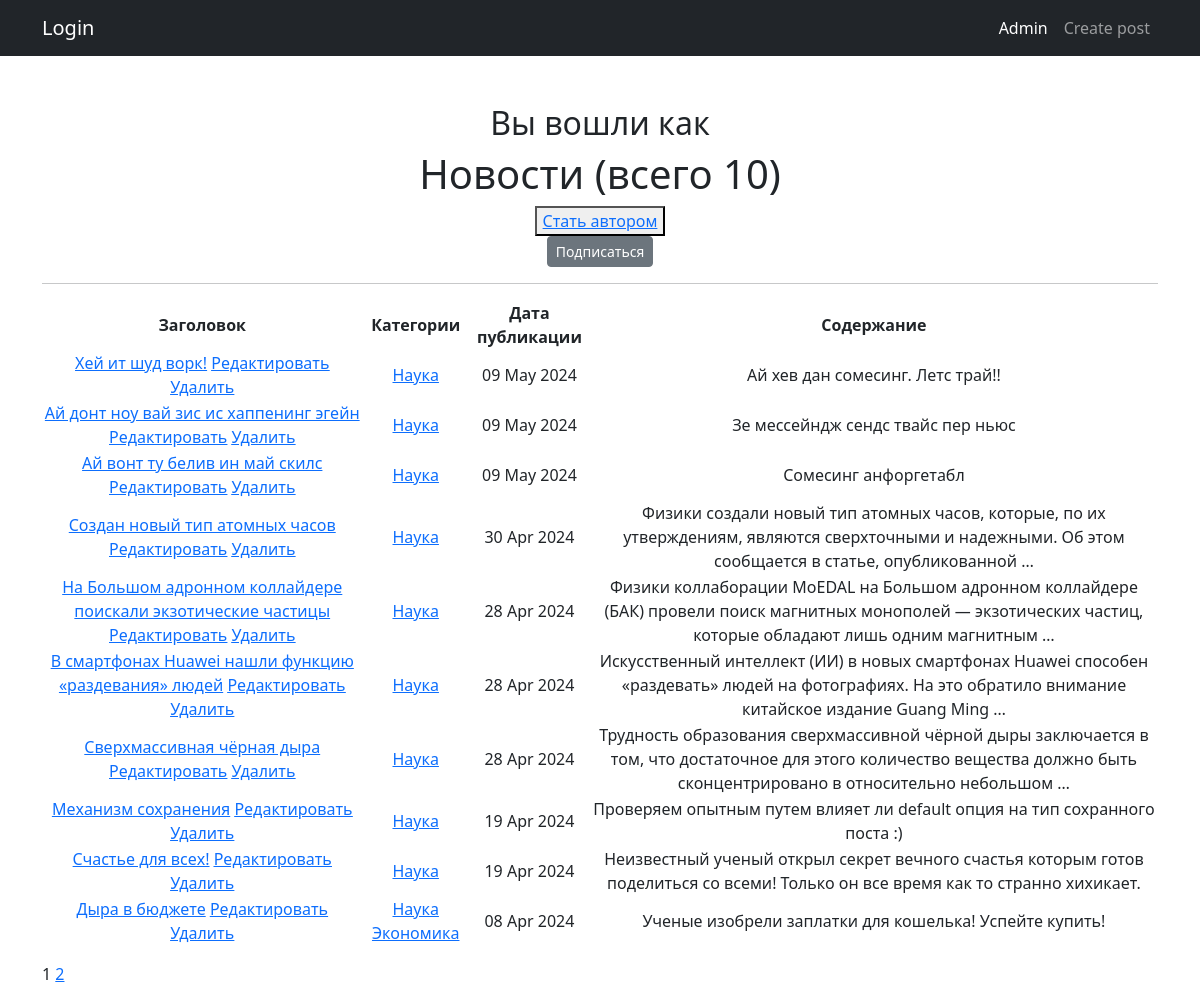
Screenshot of /news/categories/3 with the database file from the repository.
### news/models.py (models this page shows, shortened)
class Post(models.Model):
    article = 'AR'
    news = 'NE'
    POSITIONS = [
        (article, 'Статья'),
        (news, 'Новости'),
    ]
    author = models.ForeignKey(Author, on_delete=models.CASCADE)
    news_type = models.CharField(max_length=2, choices=POSITIONS, default=article)
    post_time = models.DateTimeField(auto_now_add=True)
    title = models.CharField(max_length=255)
    text = models.TextField()
    rating = models.IntegerField(default=0)
    category = models.ManyToManyField(Category, through='PostCategory')

class Category(models.Model):
    name = models.CharField(max_length=100, unique=True)
    subscribers = models.ManyToManyField(User, blank=True, related_name='categories')
    def __str__(self):
        return f'{self.name}'

### news/views.py (the view)
# urls.py: path('categories/<int:pk>', CategoryListView.as_view(), name='category_list'),
class CategoryListView(NewsList):
    model = Post
    template_name = 'category_list.html'
    context_object_name = 'category_news_list'
    def get_queryset(self):
        self.category = get_object_or_404(Category, id=self.kwargs['pk'])
        queryset = Post.objects.filter(category=self.category).order_by('-post_time')
        return queryset
    def get_context_data(self, **kwargs):
        context = super().get_context_data(**kwargs)
        context['is_not_subscriber'] = self.request.user not in self.category.subscribers.all()
        context['category'] = self.category
        return context

### news/templatetags/custom_tags.py (called while the page is built)
@register.simple_tag(takes_context=True)
def url_replace(context, **kwargs):
    d = context['request'].GET.copy()
    for k, v in kwargs.items():
        d[k] = v
    return d.urlencode()

### news/views.py (called while the page is built)
    def get_context_data(self, **kwargs):
        context = super().get_context_data(**kwargs)
        context['is_not_author'] = not self.request.user.groups.filter(name='authors').exists()
        return context

### templates/category_list.html (shortened to what this page needs)
{% extends 'flatpages/default.html' %}
{% load custom_filters %}
{% load custom_tags %}
{% block content %}
<h2>Вы вошли как {{ request.user.username }}</h2>
    <h1>Новости (всего {{ category_news_list|length }})</h1>
{% if is_not_author %}
    <button><a href="{% url 'upgrade' %}">Стать автором</a></button>
{% endif %}
{% if is_not_subscriber %}
<p class="text-center"><a href="{% url 'subscribe' category.id %}" class="btn btn-secondary btn-sm">Подписаться</a></p>
{% endif %}
    <hr>
{% if category_news_list %}
    <table>
        <tr>
            <td><b>Заголовок</b></td>
            <td><b>Категории</b></td>
            <td><b>Дата публикации</b></td>
            <td><b>Содержание</b></td>
        </tr>
        {% for news in category_news_list %}
        <tr>
            <td>
                <a href="{% url 'news_detail' news.id %}">{{ news.title|censor }}</a>
                <a href="{% url 'news_edit' news.id %}"><u>Редактировать</u></a>
                <a href="{% url 'news_delete' news.id %}"><u>Удалить</u></a>
            </td>
            <td>
                {% for category in news.category.all %}
                    <a href="{% url 'category_list' category.id %}">{{ category }}</a>
                {% endfor %}
            </td>
            <td>{{ news.post_time|date:"d M Y" }}</td>
            <td>{{ news.text|truncatewords:20|censor }}</td>
        </tr>
        {% endfor %}
    </table>
{% else %}
    <h2>Новостей нет!</h2>
{% endif %}
<div class="pagination">
    <span class="step-links">
        <span class="current">
            {% if  page_obj.paginator.num_pages != 1 %}
                {{ page_obj.number }}
            {% endif %}
        </span>
        {% if page_obj.has_next %}
            <a href="?{% url_replace page=page_obj.next_page_number %}">{{ page_obj.next_page_number }}</a>
        {% endif %}
    </span>
</div>
{% endblock content %}

### rows the page displays
Post: title|censor "Хей ит шуд ворк!", post_time "09 May 2024", text|censor "Ай хев дан сомесинг. Летс трай!!"
Category: name "Наука"
Post: title|censor "Ай донт ноу вай зис ис хаппенинг эгейн", post_time "09 May 2024", text|censor "Зе мессейндж сендс твайс пер ньюс"
Post: title|censor "Ай вонт ту белив ин май скилс", post_time "09 May 2024", text|censor "Сомесинг анфоргетабл"
Post: title|censor "Создан новый тип атомных часов", post_time "30 Apr 2024", text|censor "Физики создали новый тип атомных часов, которые, по их утверждениям, являются сверхточными и надежными. Об этом сообщается в статье, опубликованной …"
Post: title|censor "На Большом адронном коллайдере поискали экзотические частицы", post_time "28 Apr 2024", text|censor "Физики коллаборации MoEDAL на Большом адронном коллайдере (БАК) провели поиск магнитных монополей — экзотических частиц, которые обладают лишь одним магнитным …"
Post: title|censor "В смартфонах Huawei нашли функцию «раздевания» людей", post_time "28 Apr 2024", text|censor "Искусственный интеллект (ИИ) в новых смартфонах Huawei способен «раздевать» людей на фотографиях. На это обратило внимание китайское издание Guang Ming …"
Post: title|censor "Сверхмассивная чёрная дыра", post_time "28 Apr 2024", text|censor "Трудность образования сверхмассивной чёрной дыры заключается в том, что достаточное для этого количество вещества должно быть сконцентрировано в относительно небольшом …"
Post: title|censor "Механизм сохранения", post_time "19 Apr 2024", text|censor "Проверяем опытным путем влияет ли default опция на тип сохранного поста :)"
Post: title|censor "Счастье для всех!", post_time "19 Apr 2024", text|censor "Неизвестный ученый открыл секрет вечного счастья которым готов поделиться со всеми! Только он все время как то странно хихикает."
Post: title|censor "Дыра в бюджете", post_time "08 Apr 2024", text|censor "Ученые изобрели заплатки для кошелька! Успейте купить!"
Category: name "Экономика"

### other values shown
{{ category_news_list|length }} "10"
{{ page_obj.number }} "1"
{{ page_obj.next_page_number }} "2"
